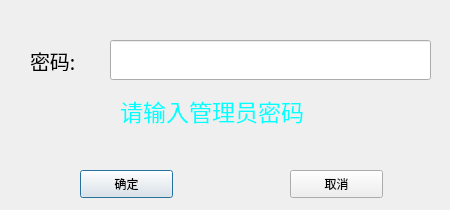
<?xml version="1.0" encoding="UTF-8"?>
<ui version="4.0">
 <class>AdminLogin</class>
 <widget class="QDialog" name="AdminLogin">
  <property name="geometry">
   <rect>
    <x>0</x>
    <y>0</y>
    <width>450</width>
    <height>210</height>
   </rect>
  </property>
  <property name="windowTitle">
   <string>管理员菜单</string>
  </property>
  <property name="windowIcon">
   <iconset resource="pic.qrc">
    <normaloff>:/new/prefix1/001.ico</normaloff>:/new/prefix1/001.ico</iconset>
  </property>
  <widget class="QLineEdit" name="pswd">
   <property name="geometry">
    <rect>
     <x>110</x>
     <y>40</y>
     <width>321</width>
     <height>40</height>
    </rect>
   </property>
   <property name="font">
    <font>
     <family>宋体</family>
     <pointsize>17</pointsize>
    </font>
   </property>
   <property name="text">
    <string/>
   </property>
   <property name="echoMode">
    <enum>QLineEdit::Password</enum>
   </property>
  </widget>
  <widget class="QLabel" name="label">
   <property name="geometry">
    <rect>
     <x>30</x>
     <y>50</y>
     <width>72</width>
     <height>21</height>
    </rect>
   </property>
   <property name="font">
    <font>
     <family>黑体</family>
     <pointsize>15</pointsize>
    </font>
   </property>
   <property name="text">
    <string>密码:</string>
   </property>
  </widget>
  <widget class="QLabel" name="Status">
   <property name="geometry">
    <rect>
     <x>120</x>
     <y>90</y>
     <width>231</width>
     <height>41</height>
    </rect>
   </property>
   <property name="font">
    <font>
     <family>黑体</family>
     <pointsize>17</pointsize>
    </font>
   </property>
   <property name="styleSheet">
    <string notr="true">color: rgb(0, 255, 255);</string>
   </property>
   <property name="text">
    <string>请输入管理员密码</string>
   </property>
  </widget>
  <widget class="QPushButton" name="OK">
   <property name="geometry">
    <rect>
     <x>80</x>
     <y>170</y>
     <width>93</width>
     <height>28</height>
    </rect>
   </property>
   <property name="text">
    <string>确定</string>
   </property>
  </widget>
  <widget class="QPushButton" name="Cancel">
   <property name="geometry">
    <rect>
     <x>290</x>
     <y>170</y>
     <width>93</width>
     <height>28</height>
    </rect>
   </property>
   <property name="text">
    <string>取消</string>
   </property>
  </widget>
 </widget>
 <resources>
  <include location="pic.qrc"/>
 </resources>
 <connections/>
</ui>
